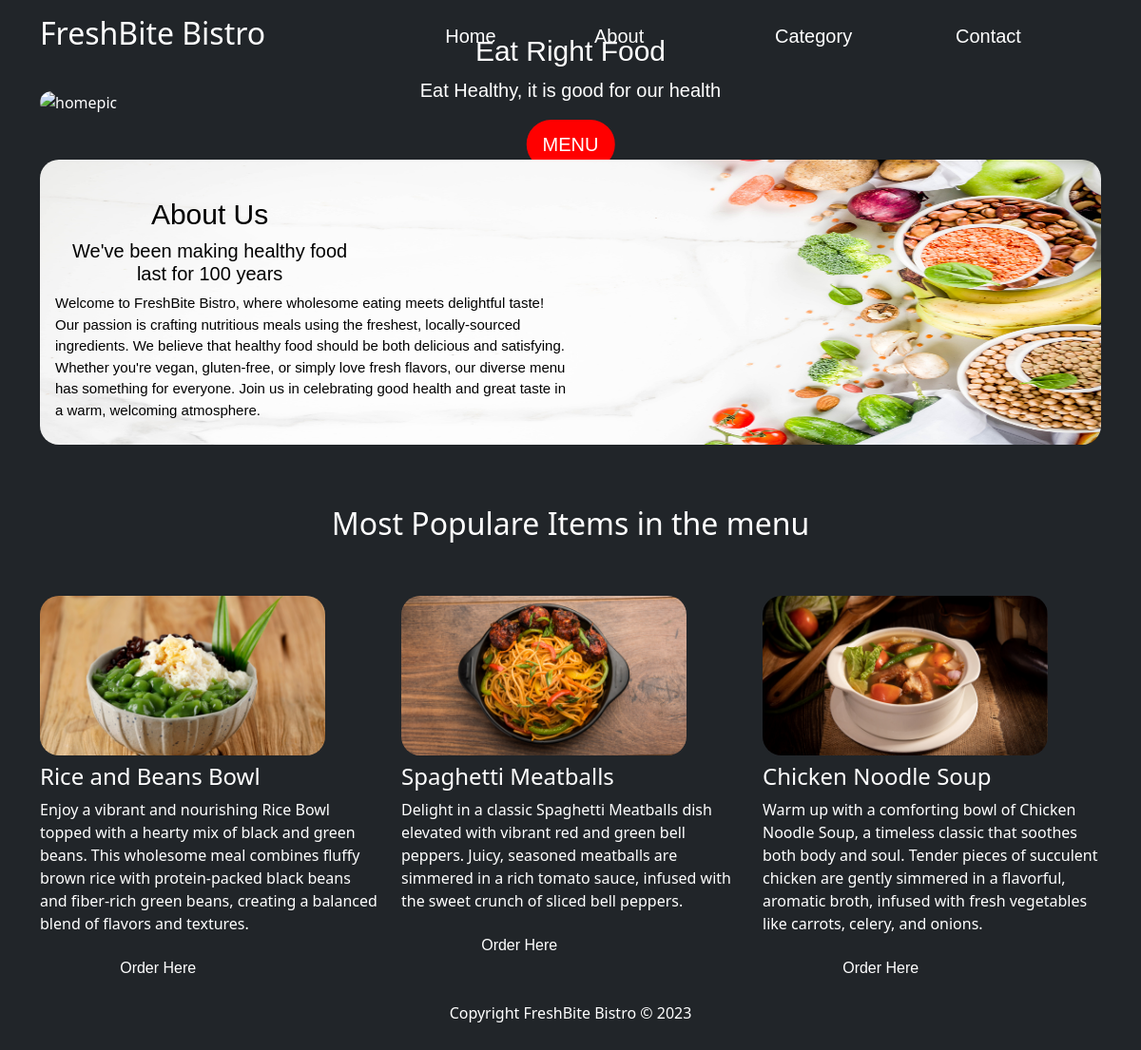
The page / on the database its author committed.
### RestaurantApp/models.py (models this page shows, shortened)
class Menu(models.Model):
    image = models.ImageField()
    name = models.CharField(max_length=100)
    price = models.DecimalField(max_digits=10, decimal_places=2)
    description = models.TextField()

### RestaurantApp/views.py (the view)
# urls.py: 2. Add a URL to urlpatterns:  path('', views.home, name='home')
def home(request):
    menu_images = Menu.objects.all()
    return render(request, 'home.html', {'menu_images': menu_images})

### RestaurantApp/templates/home.html (shortened to what this page needs)
{% extends 'base.html' %}
{% load static %}
{% block head %}
  <link href="https://cdn.jsdelivr.net/npm/bootstrap@5.1.3/dist/css/bootstrap.min.css" rel="stylesheet" />
  <link rel="stylesheet" href="{% static 'css/HomePage.css' %}?v=1.0" />
{% endblock %}
{% block content %}
  <div class="container">
    <div class="py-3">
      <div class="row">
        <div class="col-12">
          <div class="position-relative">
            <img src="{% static 'img/HomePic.png' %}" class="img-fluid w-100" style="max-height: 400px; border-radius: 20px;" alt="homepic" id="homepic" />
            <div class="position-absolute top-50 start-50 translate-middle text-center">
              <div id="PicWrite">
                <h1>Eat Right Food</h1>
                <p>Eat Healthy, it is good for our health</p>
              </div>
              <form action="{% url 'menu' %}" method="get">
                <button type="submit" class="btn btn-outline-dark text-white" id="menu">MENU</button>
              </form>
            </div>
          </div>
        </div>
      </div>
      <div class="row mt-5">
        <div class="col-12">
          <div class="position-relative">
            <img src="{% static 'img/FruitPic.png' %}" class="img-fluid w-100" style="max-height: 300px; max-width: 1200px; border-radius: 20px;" alt="MidPic" id="MidPic" />
            <div class="position-absolute top-50 start-0 translate-middle-y text-center text-black p-3">
              <div id="MidText">
                <h1>About Us</h1>
                <h6>We've been making healthy food last for 100 years</h6>
                <p>Welcome to FreshBite Bistro, where wholesome eating meets delightful taste! Our passion is crafting nutritious meals using the freshest, locally-sourced ingredients. We believe that healthy food should be both delicious and satisfying. Whether you're vegan, gluten-free, or simply love fresh flavors, our diverse menu has something for everyone. Join us in celebrating good health and great taste in a warm, welcoming atmosphere.</p>
              </div>
            </div>
          </div>
        </div>
      </div>
    </div>
    <div class="row mt-5">
      <div class="col-12 text-center">
        <div id="FavoriteItems">
          <h2>Most Populare Items in the menu</h2>
        </div>
      </div>
    </div>
    <div class="row mt-5">
      {% for item in menu_images %}
        {% if item.id == 7 or item.id == 8 or item.id == 9 %}
          <div class="col-12 col-lg-4">
            <div id="{{ item.slug }}">
              <img src="{{ item.image.url }}" style="max-width: 300px; border-radius: 20px;" alt="{{ item.title }}" />
              <h4 class="mt-2">{{ item.name }}</h4>
              <p>{{ item.description }}</p>
            </div>
            <form action="" method="get">
              <button type="submit" class="btn btn text-white" id="{{ item.slug }}Btn">Order Here</button>
            </form>
          </div>
        {% endif %}
      {% endfor %}
    </div>
  </div>
{% endblock %}

### RestaurantApp/templates/base.html (shortened to what this page needs)
{% load static %}
<!DOCTYPE html>
<html lang="en">
  <head>
    {% block head %}
    {% endblock %}
  </head>
  <body class="bg-dark text-white">
    {% include 'partials/_header.html' %}
    <main>
      {% block content %}
      {% endblock %}
    </main>
    {% include 'partials/_footer.html' %}
  </body>
</html>

### RestaurantApp/templates/partials/_header.html (shortened to what this page needs)
{% load static %}
  <link href="https://cdn.jsdelivr.net/npm/bootstrap@5.1.3/dist/css/bootstrap.min.css" rel="stylesheet" />
 <link rel="stylesheet" href="{% static 'css/header.css' %}" />
  <div class="container py-3 header-wrapper">
    <div class="row">
      <div class="col-12 col-lg-4">
        <h2 class="text-white me-2" id="Header">FreshBite Bistro</h2>
      </div>
      <div class="col-12 col-lg-2">
        <form action="{% url 'home' %}" method="get">
          <button type="submit" class="btn btn text-white" id="HomeBtn">Home</button>
        </form>
      </div>
      <div class="col-12 col-lg-2">
        <form action="{% url 'about' %}" method="get">
          <button type="submit" class="btn btn text-white" id="AboutPg">About</button>
        </form>
      </div>
      <div class="col-12 col-lg-2">
        <form action="{% url 'category' %}" method="get">
          <button type="submit" class="btn btn text-white" id="Category">Category</button>
        </form>
      </div>
      <div class="col-12 col-lg-2">
        <form action="{% url 'contact' %}" method="get">
          <button type="submit" class="btn btn text-white" id="Contact">Contact</button>
        </form>
      </div>
    </div>
  </div>

### RestaurantApp/templates/partials/_footer.html
{% load static %}
<footer>
    <article class="text-center py-3">
        <p>Copyright FreshBite Bistro &copy; 2023</p>
    </article>
</footer>

### RestaurantApp/static/css/HomePage.css (style rules this page uses)
#PicWrite h1 { font-size: 30px; font-family: Arial, Helvetica, sans-serif; }
#PicWrite p { font-size: 20px; font-family: Arial, Helvetica, sans-serif; }
#menu { background-color:red; font-size: 20px; font-family: Arial, Helvetica, sans-serif; border-radius: 50px; text-align: center; border: 5px solid red; }
#MidText h1 { font-size: 30px; font-family: Arial, Helvetica, sans-serif; margin-right: 70%; margin-top: 30px; }
#MidText h6 { margin-right: 70%; font-size: 20px; font-family: Arial, Helvetica, sans-serif; }
#MidText p { margin-right: 50%; font-size: 15px; font-family: Arial, Helvetica, sans-serif; text-align: left; }
[id$="Btn"] { font-size: 50px; font-family: Arial, Helvetica, sans-serif; border-radius: 50px; text-align: center; margin-left:20%; }

### RestaurantApp/static/css/header.css (style rules this page uses)
#HomeBtn { font-size: 20px; font-family: Arial, Helvetica, sans-serif; border-radius: 20px; text-align: center; }
#AboutPg { font-size: 20px; font-family: Arial, Helvetica, sans-serif; border-radius: 20px; text-align: center; }
#Category { font-size: 20px; font-family: Arial, Helvetica, sans-serif; border-radius: 20px; text-align: center; }
#Contact { font-family: Arial, Helvetica, sans-serif; font-size: 20px; border-radius: 20px; text-align: center; }

### rows shown on the page
Menu: image (picture), name "Rice and Beans Bowl", description "Enjoy a vibrant and nourishing Rice Bowl topped with a hearty mix of black and green beans. This wholesome meal combines fluffy brown rice with protein-packed black beans and fiber-rich green beans, creating a balanced blend of flavors and textures."
Menu: image (picture), name "Spaghetti Meatballs", description "Delight in a classic Spaghetti Meatballs dish elevated with vibrant red and green bell peppers. Juicy, seasoned meatballs are simmered in a rich tomato sauce, infused with the sweet crunch of sliced bell peppers."
Menu: image (picture), name "Chicken Noodle Soup", description "Warm up with a comforting bowl of Chicken Noodle Soup, a timeless classic that soothes both body and soul. Tender pieces of succulent chicken are gently simmered in a flavorful, aromatic broth, infused with fresh vegetables like carrots, celery, and onions."
